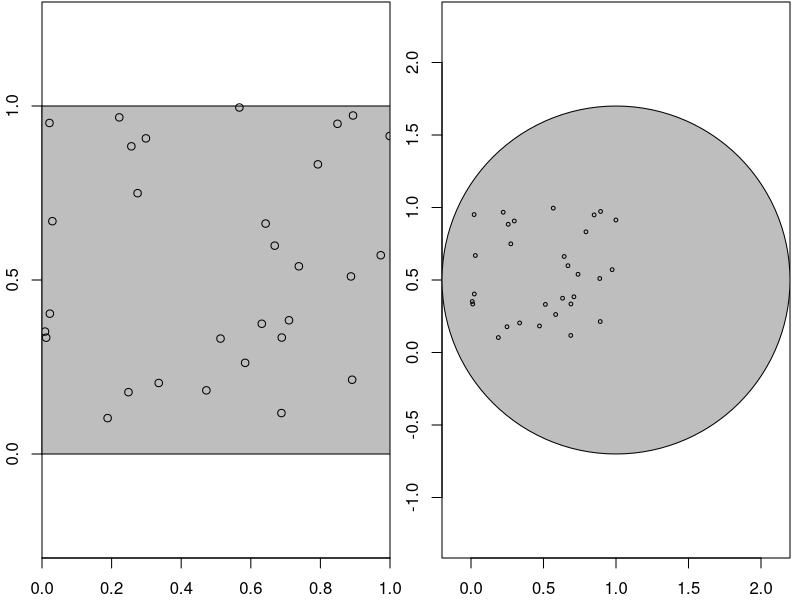
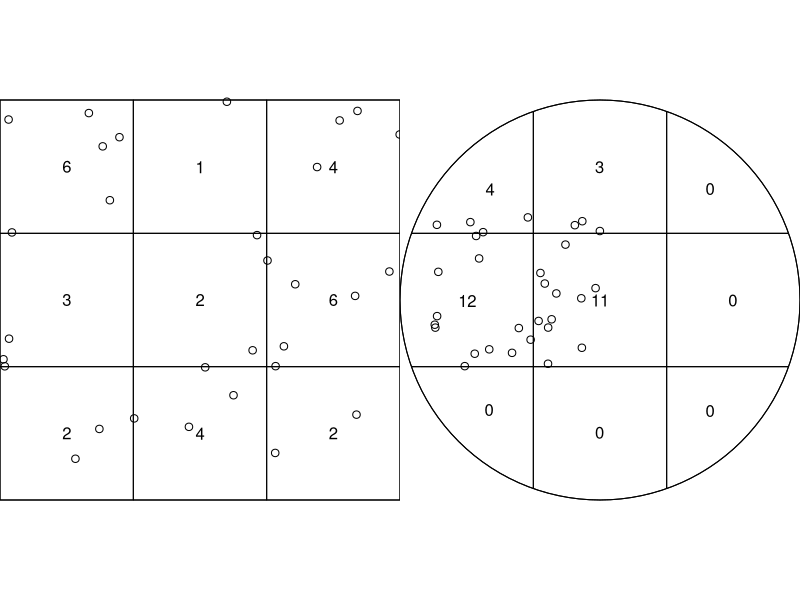
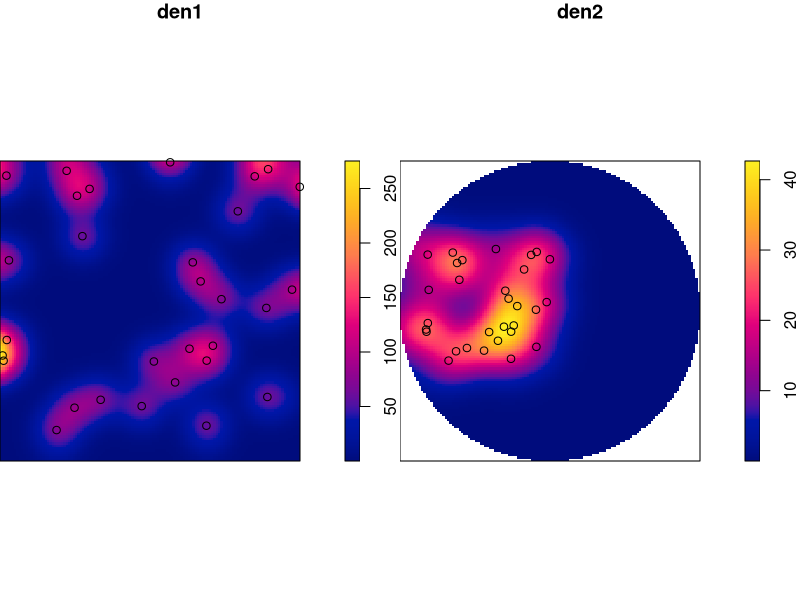
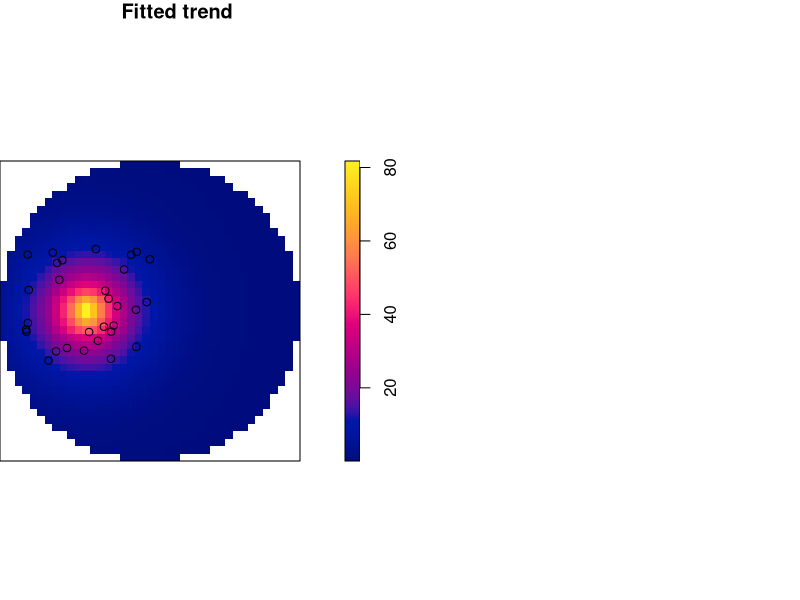

Recreate these plots in R, in order. (Note: this script raises an error after producing the figures.)
## ---- chunk 1
library(sf)
n <- 30
set.seed(13531) # remove this to create another random sequence
xy <- data.frame(x = runif(n), y = runif(n)) |> 
    st_as_sf(coords = c("x", "y"))
## ---- chunk 2
w1 <- st_bbox(c(xmin = 0, ymin = 0, xmax = 1, ymax = 1)) |> 
		st_as_sfc() 
w2 <- st_sfc(st_point(c(1, 0.5))) |> st_buffer(1.2)
## ---- chunk 3
#| fig.cap = "Depending on the observation window (grey), the same point pattern can appear completely spatially random (left), or clustered (right)"
par(mfrow = c(1, 2), mar = c(2.1, 2.1, 0.1, 0.5), xaxs = "i", yaxs = "i")
plot(w1, axes = TRUE, col = 'grey')
plot(xy, add = TRUE)
plot(w2, axes = TRUE, col = 'grey')
plot(xy, add = TRUE, cex = .5)
## ---- chunk 4
suppressPackageStartupMessages(library(spatstat))
as.ppp(xy)
## ---- chunk 5
(pp1 <- c(w1, st_geometry(xy)) |> as.ppp())
c1 <- st_buffer(st_centroid(w2), 1.2)
(pp2 <- c(c1, st_geometry(xy)) |> as.ppp())
## ---- chunk 6
par(mfrow = c(1, 2), mar = rep(0, 4))
q1 <- quadratcount(pp1, nx=3, ny=3)
q2 <- quadratcount(pp2, nx=3, ny=3)
plot(q1, main = "")
plot(xy, add = TRUE)
plot(q2, main = "")
plot(xy, add = TRUE)
## ---- chunk 7
quadrat.test(pp1, nx=3, ny=3)
quadrat.test(pp2, nx=3, ny=3)
## ---- chunk 8
den1 <- density(pp1, sigma = bw.diggle)
den2 <- density(pp2, sigma = bw.diggle)
## ---- chunk 9
par(mfrow = c(1, 2), mar = c(0,0,1.1,2))
plot(den1)
plot(pp1, add=TRUE)
plot(den2)
plot(pp1, add=TRUE)
## ---- chunk 10
library(stars)
s1 <- st_as_stars(den1)
(s2 <- st_as_stars(den2))
## ---- chunk 11
sum(s1[[1]], na.rm = TRUE)*st_dimensions(s1)$x$delta^2
sum(s2[[1]], na.rm = TRUE)*st_dimensions(s2)$x$delta^2
## ---- chunk 12
pt <- st_sfc(st_point(c(0.5, 0.5)))
s2$dist <- st_distance(st_as_sf(s2, as_points = TRUE, na.rm = FALSE), pt)
## ---- chunk 13
(m <- ppm(pp2 ~ dist, data = list(dist = as.im(s2["dist"]))))
## ---- chunk 14
plot(m, se = FALSE)
## ---- chunk 15
predict(m, covariates = list(dist = as.im(s2["dist"]))) |>
    st_as_stars()
## ---- chunk 16
system.file("gpkg/nc.gpkg", package = "sf") |> 
    read_sf() |>
	st_geometry() |>
    st_centroid() |>
    as.ppp()
## ---- chunk 17
longleaf
ll <- st_as_sf(longleaf)
print(ll, n = 5)
## ---- chunk 18
as.ppp(ll)
## ---- chunk 19
print(st_as_sf(copper$SouthLines), n = 5)
## ---- chunk 20
print(st_as_sf(chicago), n = 5)
## ---- chunk 21
table(st_as_sf(chicago)$label)
## ---- chunk 22
kappa <- 30 / st_area(w2) # intensity
th <- st_sample(w2, kappa = kappa, mu = 3, scale = 0.05, type = "Thomas")
nrow(th)
## ---- chunk 23
par(mar = rep(0, 4))
plot(w2)
plot(th, add = TRUE)
## ---- chunk 24
# example from plotting chapter:
par(mar = rep(0, 4))
library(s2)
g <- as_s2_geography(TRUE) # Earth
co <- s2_data_countries()
oc <- s2_difference(g, s2_union_agg(co)) # oceans
b <- s2_buffer_cells(as_s2_geography("POINT(-30 -10)"), 9800000) # visible half
i <- s2_intersection(b, oc) # visible ocean
co <- s2_intersection(b, co)
plot(st_transform(st_as_sfc(i), "+proj=ortho +lat_0=-10 +lon_0=-30"), 
	 col = 'lightblue')
plot(st_transform(st_as_sfc(co), "+proj=ortho +lat_0=-10 +lon_0=-30"), 
	 col = NA, add = TRUE, border = 'grey')
# sampling from globe:
sf_use_s2(FALSE)
assign(".sf.use_s2", FALSE, envir=sf:::.sf_cache) # cheat!
pts <- suppressMessages( # cheat!
   st_sample(st_as_sfc(st_bbox(st_as_stars())), 1000, exact = FALSE))
sf_use_s2(TRUE)
assign(".sf.use_s2", TRUE, envir = sf:::.sf_cache) # cheat!
pts <- s2_intersection(i, pts) |> st_as_sfc()
plot(st_transform(pts, "+proj=ortho +lat_0=-10 +lon_0=-30"), 
	 add = TRUE, pch = 3, cex = .7)
## ---- chunk 25
# we need to detach, to avoid name clashes of using idw() and diagnose() later on
library(spatstat)
w <- function(x) which(x == search())
detach(pos = w("package:spatstat"))
detach(pos = w("package:spatstat.linnet"))
detach(pos = w("package:spatstat.core"))
detach(pos = w("package:spatstat.random"))
detach(pos = w("package:spatstat.geom"))
detach(pos = w("package:spatstat.data"))
